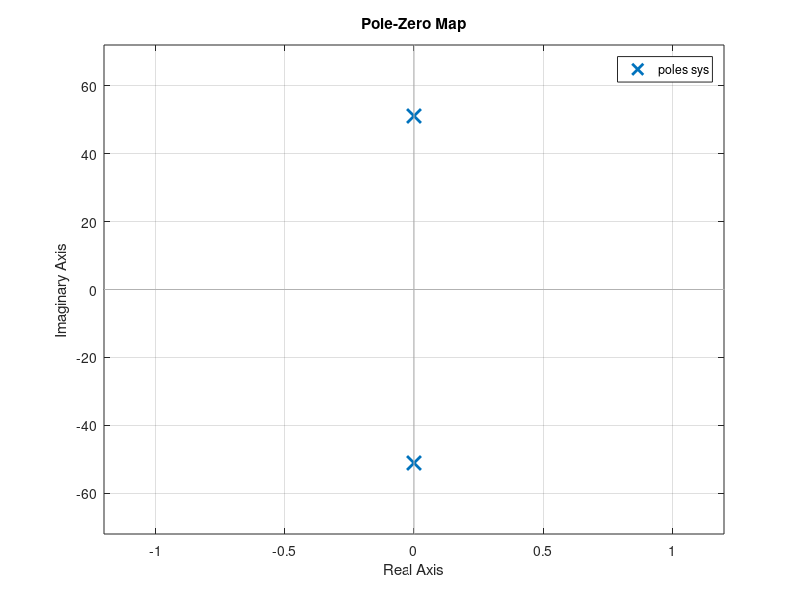
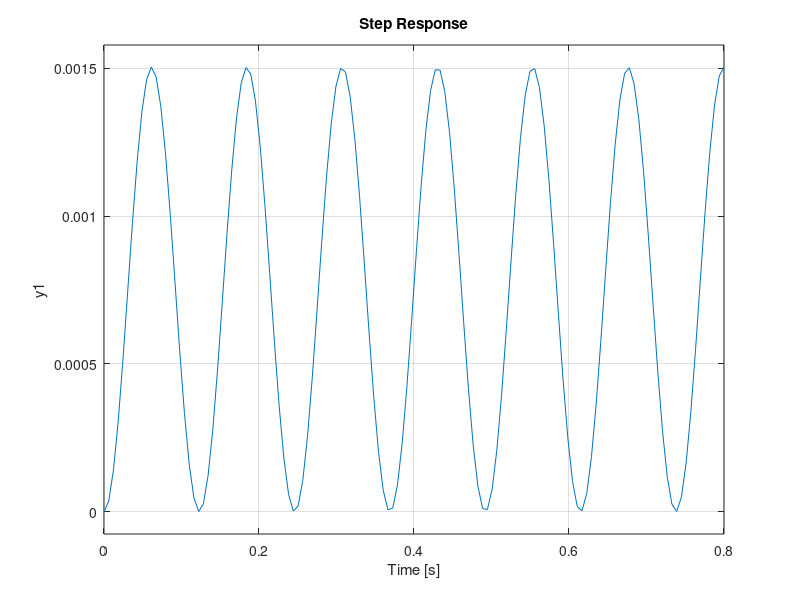
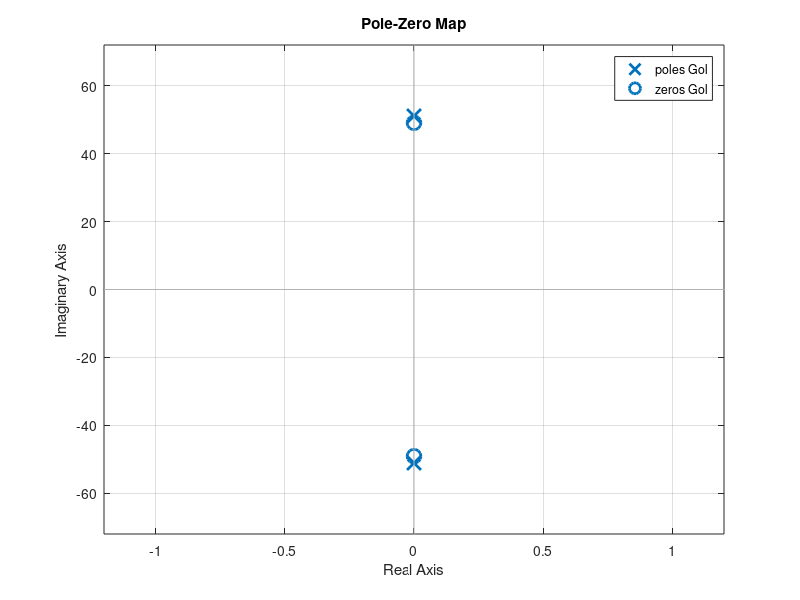

Source code (MATLAB) for these figures, in order:
%% Magnetic Levitation Project
% Corey and Eamon


%Define variable for the system
%https://www.daycounter.com/Calculators/Magnets/Solenoid-Force-Calculator.phtml
%based off of https://media.digikey.com/pdf/Data%20Sheets/Adafruit%20PDFs/3875_Web.pdf
mu = pi*4e-7;   % permeability of space
q1 = .01;       % Magnetic force of small magnet in Teslas
N = 4000;       % # of turns in solenoid
A = 60;         % Area of solenoid in mm^2
R = 8.66;       % Internal resistance of solenoid (5V/.6A) in Ohms
g = -9.81;      % Acceleration due to gravity 

%The setpoints for the linerization
%First we chose our 'b' setpoint for voltage
%And find an a that cancels out the constant
b = 5;
a = abs(sqrt((5*mu*q1*N*A)/(4*pi*R*g)))

%Z allows us to use cleaner math by placing
%all of our constants into one constant.
Z = (mu*q1*N*A)/(4*pi*R)

%Define the system
sys = tf([Z/a^2],[1 0 Z*b/a^3])

%% Visualize system
figure
pzmap(sys)

figure
step(sys)

%open loop
Gol = sys-(0.001*9.8)

figure
pzmap(Gol)
